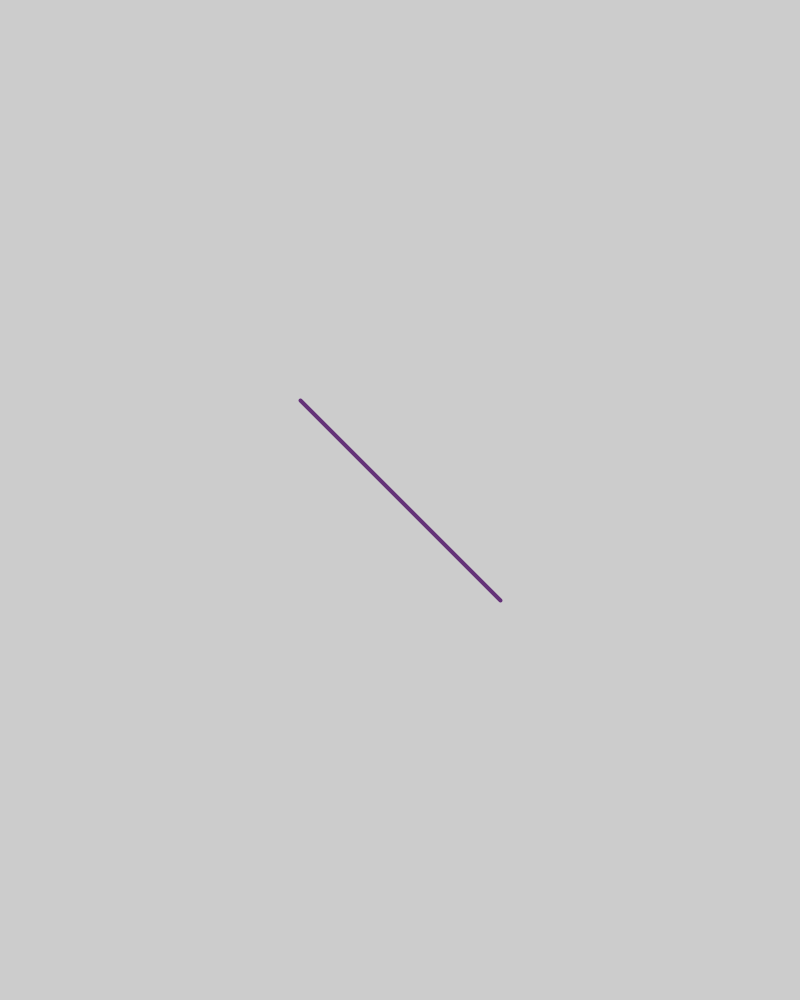
Frame 1 (no input)
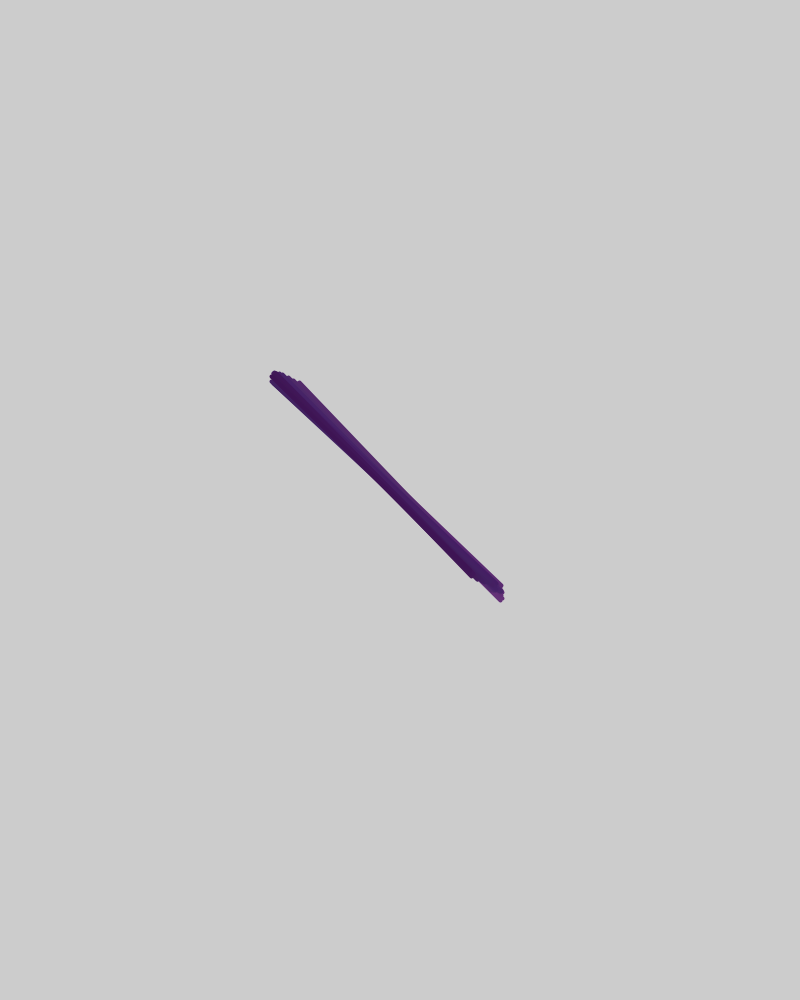
Frame 60 (the mouse pressed at the canvas centre just before this capture)
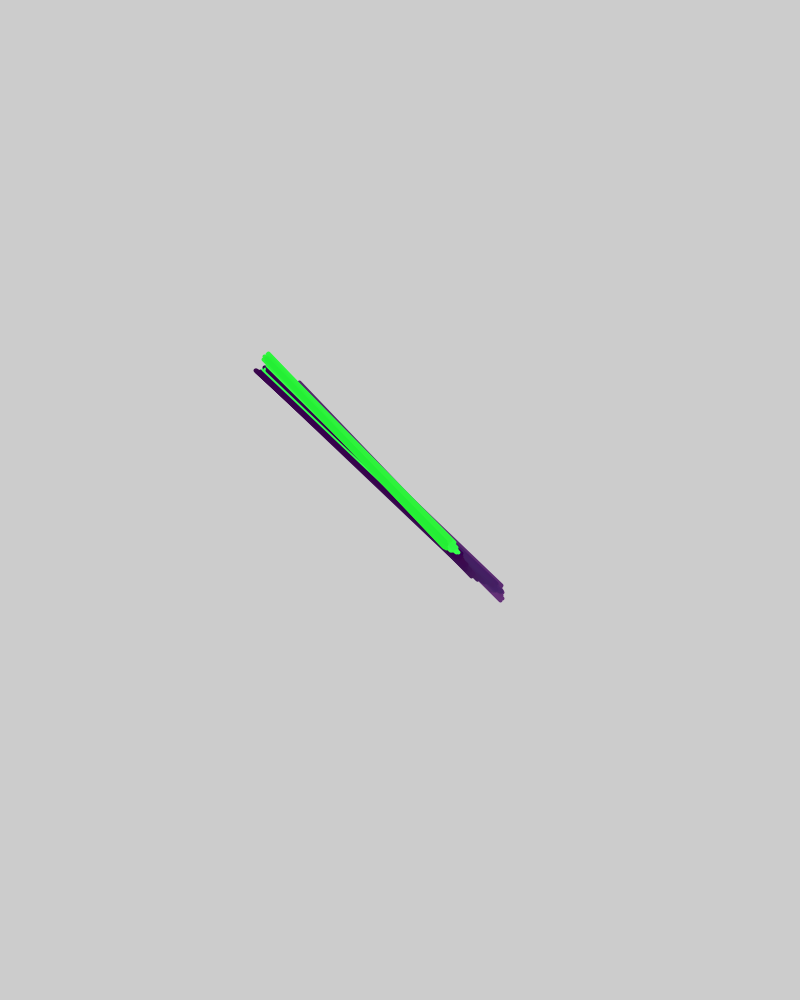
Frame 120 (the mouse held since frame 60 and released just before this capture)

The Processing sketch that drew these frames (run headless with seeded random() and noise(); from frame 60 on, the mouse is pressed at the canvas centre):

// Processing sketch: MovingLines
// ── MovingLines.pde
int startX, startY, endX, endY;

int red, green, blue;

void setup() {
  startX = (width / 2) - 100;
  startY = (height / 2) - 100;
  endX = (width / 2) + 100;
  endY = (height / 2) + 100;

  red = 100;
  green = 50;
  blue = 120;

  strokeWeight(4);

  size(800, 1000);
}

void draw() {
  stroke(red, green, blue);
  line(startX, startY, endX, endY);

  startX += random(-3, 3);
  startY += random(-3, 3);
  endX += random(-3, 3);
  endY += random(-3, 3);

  if (startX > width) startX = 0;
  if (startX < 0) startX = width;
  if (startY > height) startY = 0;
  if (startY < 0) startY = height;

  if (endX > width) endX = 0;
  if (endX < 0) endX = width;
  if (endY > height) endY = 0;
  if (endY < 0) endY = height;

  red += random(-2, 2);
  green += random(-2, 2);
  blue += random(-2, 2);

  if (red > 255) red = 0;
  if (red < 0) red = 255;
  if (green > 255) green = 0;
  if (green < 0) green = 255;
  if (blue > 255) blue = 0;
  if (blue < 0) blue = 255;
}


void keyPressed() {
  save("generatedImage.jpg");
}
